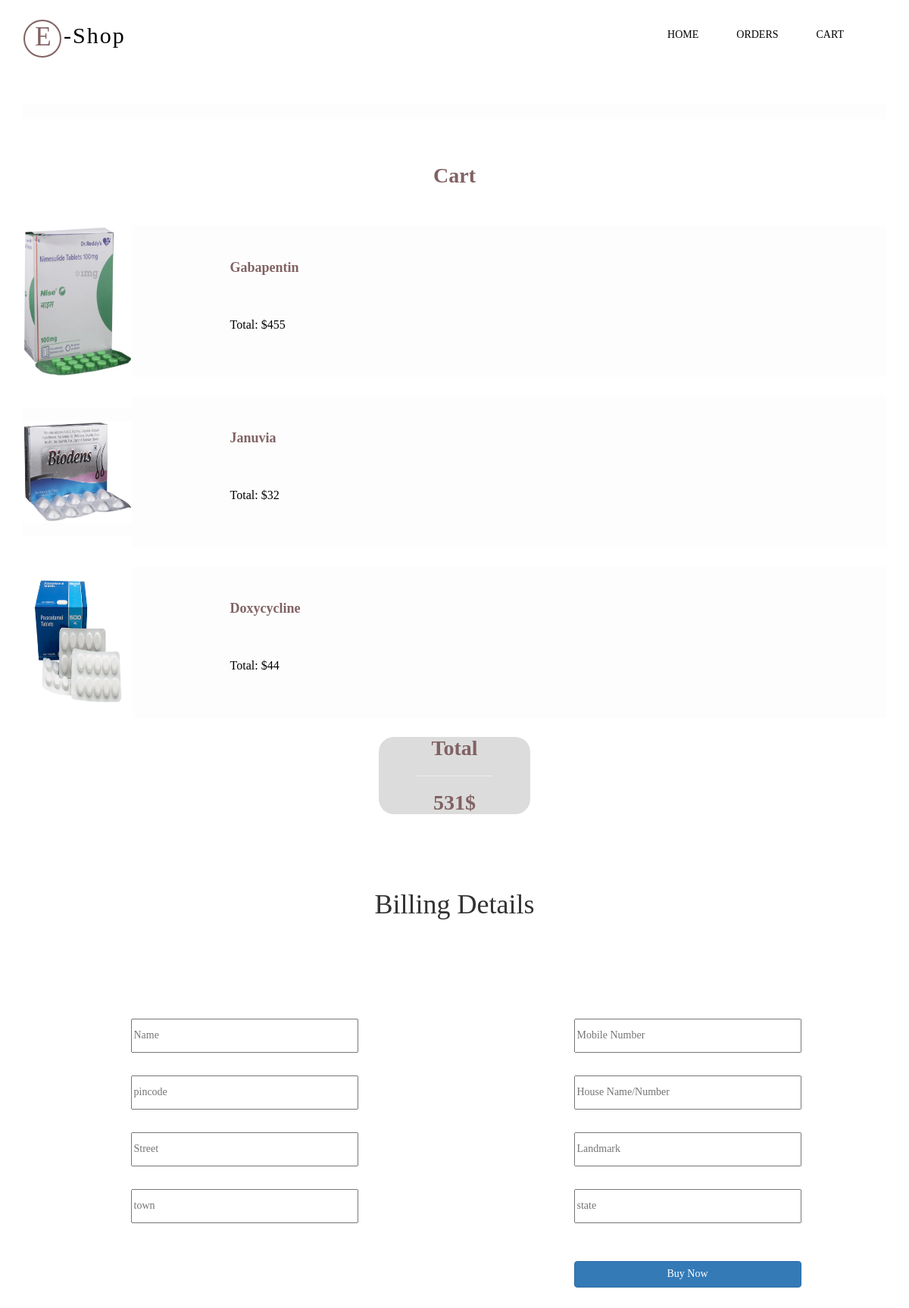
The app's page /cart/ (signed in) with its own data.
### index/models.py (models this page shows, shortened)
class Cart(models.Model):
    user=models.ForeignKey(User,models.CASCADE)
    product=models.ForeignKey(Medicine,models.CASCADE)

class Medicine(models.Model):
    name=models.CharField(max_length=100)
    brand=models.CharField(max_length=100)
    price=models.CharField(max_length=100)
    description=models.TextField(max_length=1000)
    weight=models.CharField(max_length=100)
    photo1=models.ImageField(upload_to='images/')

### index/views.py (the view)
# urls.py: path('cart/',cart_view,name='cart'),
@login_required(login_url='login')
def cart_view(request):
    cart=Cart.objects.filter(user=request.user).order_by('-id')
    sume=0
    for x in cart:
        y=x.product.price
        y=int(y)
        sume=sume+y
    print(sume)
    if request.method=="POST":
        print('yes')
        user=User.objects.get(username=request.user)
        cart=Cart.objects.filter(user=request.user)
        name=request.POST['name']
        mobile_no=request.POST['mobile']
        pincode=request.POST['pincode']
        house=request.POST['house']
        street=request.POST['street']
        landmark=request.POST['landmark']
        town=request.POST['town']
        state=request.POST['state']
        date=datetime.datetime.today()
        for x in cart:
            y=x.product
            p=x.product.price
            Order.objects.get_or_create(
                user=user,
                product=y,
                name=name,
                price=p,
                mobile_no=mobile_no,
                pincode=pincode,
                house=house,
                street=street,
                landmark=landmark,
                town=town,
                state=state,
                date=date,
            )
            c=Cart.objects.filter(user=request.user)
            for x in c:
                x.delete()
        return redirect('index')
    else:
        print('nothing')
    return render(request,'cart.html',{'cart':cart,'media_url':settings.MEDIA_URL,'total':sume})

### index/templates/cart.html (shortened to what this page needs)
{% load static %}
<!DOCTYPE html>
<html>
<head>
	<link href="{% static 'css/bootstrap.css' %}" rel='stylesheet' type='text/css' />
	<link href="{% static 'css/style1.css' %}" rel="stylesheet" type="text/css" media="all" />
	<link rel="stylesheet" href="{% static 'css/flexslider.css' %}" type="text/css" media="screen" />
</head>
<body>
		<div class="inner-banner">
			<div class="container">
				<div class="banner-top inner-head">
					<nav class="navbar navbar-default" role="navigation">
			<div class="navbar-header">
					<div class="logo">
						<h1><a href="index.html"><span>E</span> -Shop</a></h1>
					</div>
			</div>
			<div class="collapse navbar-collapse" id="bs-example-navbar-collapse-1">
				<ul class="nav navbar-nav">
				<li><a href="{% url 'index' %}">Home</a></li>
				<li><a href="{% url 'orders' %}">orders</a></li>
						<li><a href="{% url 'cart' %}">cart</a></li>
				</ul>
			</div>
		</nav>
			</div>
		</div>
	</div>
	<div class="cart-items">
		<div class="container">
			<div class="dreamcrub">
			</div>
			<h2>Cart</h2>
			<div class="cart-gd">
{% for cart in cart %}
				<div class="cart-header">
					<div class="close1"> </div>
					<div class="cart-sec simpleCart_shelfItem">
						<div class="cart-item cyc">
							<img src="{{cart.product.photo1.url}}" class="img-responsive" alt="">
						</div>
						<div class="cart-item-info">
							<h3><a href="#">{{cart.product.name}} </a></h3>
							<div class="delivery">
								<p>Total: ${{cart.product.price}}</p>
								<div class="clearfix"></div>
							</div>
						</div>
						<div class="clearfix"></div>
					</div>
				</div>
				{% endfor %}
	<section>
		<center>
		 <h2 style="background-color:gainsboro; width: 200px; border-radius: 20px;">
			 Total
			 <hr style="width: 100px;">
			 {{total}}$
		 </h2>
		</center>
	 </section>
	<center>
		<h1 style="margin-top: 100px;">Billing Details</h1>
	</center>
	<div class="form-section d-flex justify-content-center" style="margin-top:100px;">
		<center>
			<div class="container">
				<div class="row">
					<div class="input-1">
						<div class="col-lg-6">
							<form action="" method="post">
								<input name="name" type="text" style="width: 300px; height: 45px; margin-top: 30px;"
									placeholder="Name">
						</div>
						<div class="col-lg-6">
								<input name="mobile" type="text" style="width: 300px; height: 45px; margin-top: 30px"
									placeholder="Mobile Number">
						</div>
					</div>
					<div class="input-2">
						<div class="col-lg-6">
								<input name="pincode" type="text " style="width: 300px; height: 45px; margin-top: 30px"
									placeholder="pincode">
						</div>
						<div class="col-lg-6">
								<input name="house" type="text" style="width: 300px; height: 45px; margin-top: 30px"
									placeholder="House Name/Number">
						</div>
					</div>
					<div class="input-2">
						<div class="col-lg-6">
								<input name="street" type="text " style="width: 300px; height: 45px;margin-top: 30px"
									placeholder="Street">
						</div>
						<div class="col-lg-6">
								<input name="landmark" type="text" style="width: 300px; height: 45px;margin-top: 30px"
									placeholder="Landmark">
						</div>
					</div>
					<div class="input-2">
						<div class="col-lg-6">
								<input name="town" type="text " style="width: 300px; height: 45px; margin-top: 30px"
									placeholder="town">
						</div>
						<div class="col-lg-6">
								<input name="state" type="text" style="width: 300px; height: 45px; margin-top: 30px"
									placeholder="state">
									<button type="submit" class="btn btn-primary mt-5" style="margin-top: 50px; width: 300px; height: 35px;">Buy Now</button></a>
						</div>
					</div>
				</div>
			</div>
		</center>
	</div>
</body>
</html>

### static/css/style1.css (style rules this page uses)
body { padding:0; margin:0; font-family: 'Lato-Regular'; background:#fff; }
body a { transition:0.5s all; -webkit-transition:0.5s all; -moz-transition:0.5s all; -o-transition:0.5s all; -ms-transition:0.5s all; }
h1,h2,h3,h4,h5,h6 { margin:0; font-family: 'PlayfairDisplay-Regular'; }
p { margin:0; }
ul { margin:0; padding:0; }
a { text-decoration: none; }
.logo h1 a { color: #000; text-decoration: none; font-size: 30px; letter-spacing: 2px; }
.logo a span { color: #816263; font-size: 35px; border: 2px solid #816263; border-radius: 50%; width: 50px; display: block; text-align: center; float: left; padding: 2px 0 0 4px; height: 50px; vertical-align: middle; margin-right: 3px; }
.banner-top { padding-top: 25px; background-color: #f8f8f8; }
.inner-head { background-color:#fff; }
.navbar-default { background-color: transparent; border-color: transparent; }
.navbar-default .navbar-nav > li > a { color: #000; text-transform: uppercase; margin:0 10px; padding-top: 10px; padding-bottom: 10px; }
.navbar-nav { float: right; margin: 0; }
.navbar-collapse.collapse { padding: 0; }
.navbar { position: relative; min-height: 50px; margin-bottom: 0px; }
.navbar-header { float: left; width: 35%; }
.dreamcrub { margin: 15px 0 60px 0; background-color: #FDFDFD; padding: 10px 20px; }
.grid_5 h1, h2, h3, h4, h5, h6 { padding: 12px 0; }
.cart-gd { margin-top:50px; }
.cart-items { padding: 60px 0; }
.cart-items h2 { margin: 0 0 20px 0; text-align: center; font-size: 28px; color: #816263; font-weight: 600; padding:0; }
.cart-item { width: 20%; float: left; margin-right: 4%; }
.cart-item img { width: 145px; height: 200px; }
.close1, .close2,.close3 { background: url('../images/close_1.png') no-repeat 0px 0px; cursor: pointer; width: 28px; height: 28px; position: absolute; right: 0px; top: 25px; -webkit-transition: color 0.2s ease-in-out; -moz-transition: color 0.2s ease-in-out; -o-transition: color 0.2s ease-in-out; transition: color 0.2s ease-in-out; }
.cart-item-info { width: 75%; float: left; margin-top: 3%; }
.cart-item-info h3 { color:#000; font-size: 14px; font-weight: 600; }
.cart-item-info h3 a { color:#816263; font-size: 18px; }
.delivery { margin-top: 3em; }
.delivery p { color: #000; font-size: 16px; font-weight: 400; float: left; }
.cart-sec { margin: 25px 0; }
.cart-header,.cart-header2,.cart-header3 { position: relative; background-color: #FDFDFD; }
@media screen and (max-width: 1366px) { .dreamcrub { margin: 0px 0 60px 0; } }
@media screen and (max-width: 1280px) { .navbar-nav { margin-right: 30px; } }

### records on screen
Cart: product.photo1 (picture), product.name "Gabapentin", product.price "455"
Cart: product.photo1 (picture), product.name "Januvia", product.price "32"
Cart: product.photo1 (picture), product.name "Doxycycline", product.price "44"

### other values on screen
{{ total }} "531"
